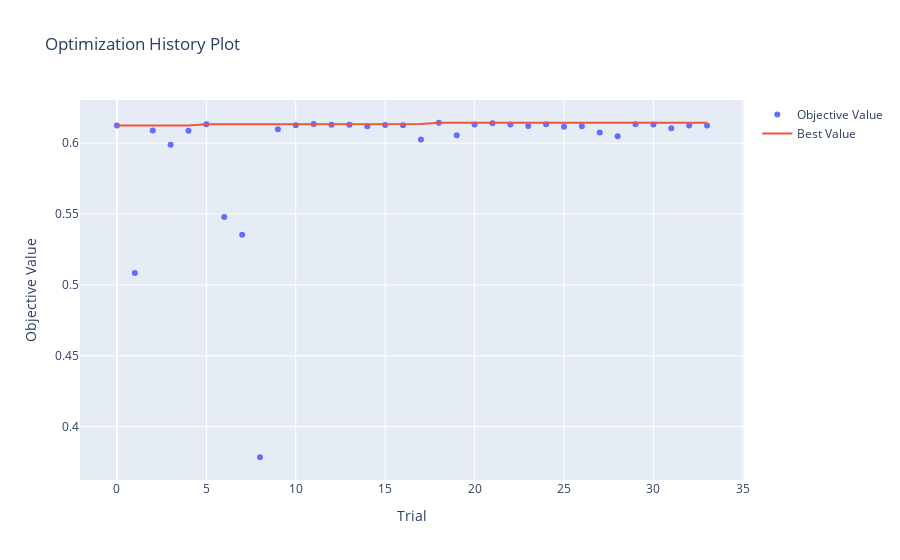

Notebook cell for this chart:
### Code cell
optuna.visualization.plot_optimization_history(study)

### Figure 1 — Plotly figure (JSON) as saved in the notebook; plotly's stock layout.template omitted (floating-point values rounded to 4 significant figures)
{"data": [{"mode": "markers", "name": "Objective Value", "type": "scatter", "x": [0, 1, 2, 3, 4, 5, 6, 7, 8, 9, 10, 11, 12, 13, 14, 15, 16, 17, 18, 19, 20, 21, 22, 23, 24, 25, 26, 27, 28, 29, 30, 31, 32, 33], "y": [0.6125, 0.5085, 0.609, 0.5989, 0.6087, 0.6134, 0.5479, 0.5353, 0.3784, 0.6099, 0.6128, 0.6136, 0.613, 0.613, 0.612, 0.6129, 0.6126, 0.6027, 0.6145, 0.6056, 0.6132, 0.6142, 0.6132, 0.6121, 0.6135, 0.6116, 0.6119, 0.6076, 0.6049, 0.6135, 0.6132, 0.6105, 0.6125, 0.6126]}, {"name": "Best Value", "type": "scatter", "x": [0, 1, 2, 3, 4, 5, 6, 7, 8, 9, 10, 11, 12, 13, 14, 15, 16, 17, 18, 19, 20, 21, 22, 23, 24, 25, 26, 27, 28, 29, 30, 31, 32, 33], "y": [0.6125, 0.6125, 0.6125, 0.6125, 0.6125, 0.6134, 0.6134, 0.6134, 0.6134, 0.6134, 0.6134, 0.6136, 0.6136, 0.6136, 0.6136, 0.6136, 0.6136, 0.6136, 0.6145, 0.6145, 0.6145, 0.6145, 0.6145, 0.6145, 0.6145, 0.6145, 0.6145, 0.6145, 0.6145, 0.6145, 0.6145, 0.6145, 0.6145, 0.6145]}], "layout": {"title": {"text": "Optimization History Plot"}, "xaxis": {"title": {"text": "Trial"}}, "yaxis": {"title": {"text": "Objective Value"}}}}
